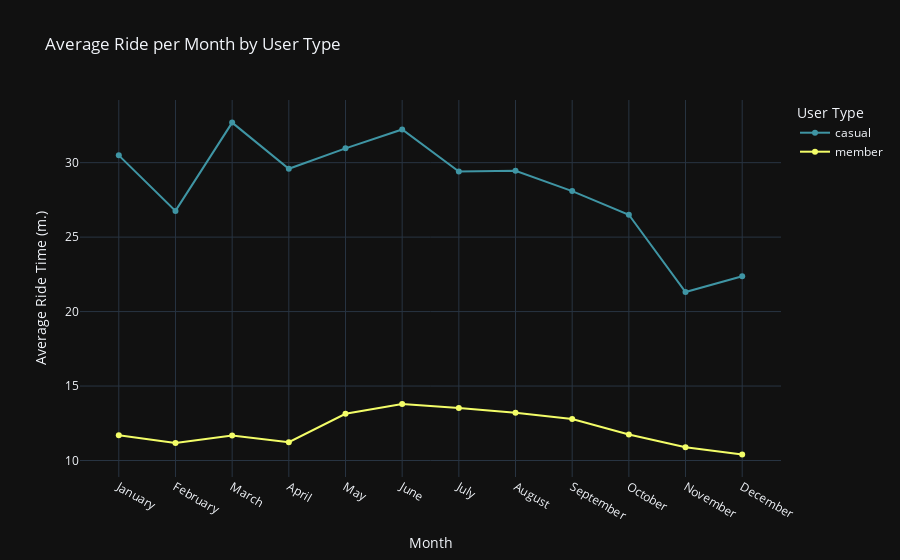

Write notebook code for a chart like this one.
### Code cell
# Creating a visualization for the average ride time per month by usertype with the plotly express line chart method.

avgRide_by_month = ex.line(avgRide_per_month, x = "month", y = "ride_time", color = "user_type", color_discrete_sequence = 
                           logo_colors, markers = True, title = "Average Ride per Month by User Type", labels = 
                           {"ride_time":"Average Ride Time (m.)", "month":"Month", "user_type":"User Type"},
                           hover_name = "user_type", hover_data = {"user_type":False}, template = "plotly_dark")
avgRide_by_month.write_html("AverageRidePerMonth2022.html")
avgRide_by_month.show()

### Figure 1 — Plotly figure (JSON) as saved in the notebook; plotly's stock layout.template omitted (floating-point values rounded to 4 significant figures)
{"data": [{"customdata": [["casual"], ["casual"], ["casual"], ["casual"], ["casual"], ["casual"], ["casual"], ["casual"], ["casual"], ["casual"], ["casual"], ["casual"]], "hovertemplate": "<b>%{hovertext}</b><br><br>Month=%{x}<br>Average Ride Time (m.)=%{y}<extra></extra>", "hovertext": ["casual", "casual", "casual", "casual", "casual", "casual", "casual", "casual", "casual", "casual", "casual", "casual"], "legendgroup": "casual", "line": {"color": "#3F95A4", "dash": "solid"}, "marker": {"symbol": "circle"}, "mode": "markers+lines", "name": "casual", "orientation": "v", "showlegend": true, "type": "scatter", "x": ["January", "February", "March", "April", "May", "June", "July", "August", "September", "October", "November", "December"], "xaxis": "x", "y": [30.49, 26.76, 32.69, 29.59, 30.96, 32.23, 29.4, 29.46, 28.09, 26.5, 21.31, 22.37], "yaxis": "y"}, {"customdata": [["member"], ["member"], ["member"], ["member"], ["member"], ["member"], ["member"], ["member"], ["member"], ["member"], ["member"], ["member"]], "hovertemplate": "<b>%{hovertext}</b><br><br>Month=%{x}<br>Average Ride Time (m.)=%{y}<extra></extra>", "hovertext": ["member", "member", "member", "member", "member", "member", "member", "member", "member", "member", "member", "member"], "legendgroup": "member", "line": {"color": "#F3FD68", "dash": "solid"}, "marker": {"symbol": "circle"}, "mode": "markers+lines", "name": "member", "orientation": "v", "showlegend": true, "type": "scatter", "x": ["January", "February", "March", "April", "May", "June", "July", "August", "September", "October", "November", "December"], "xaxis": "x", "y": [11.69, 11.17, 11.68, 11.23, 13.14, 13.79, 13.53, 13.2, 12.78, 11.75, 10.89, 10.41], "yaxis": "y"}], "layout": {"autosize": true, "legend": {"title": {"text": "User Type"}, "tracegroupgap": 0}, "title": {"text": "Average Ride per Month by User Type"}, "xaxis": {"anchor": "y", "autorange": true, "domain": [0, 1], "range": [-0.6687, 11.67], "title": {"text": "Month"}, "type": "category"}, "yaxis": {"anchor": "x", "autorange": true, "domain": [0, 1], "range": [8.571, 34.53], "title": {"text": "Average Ride Time (m.)"}, "type": "linear"}}}
